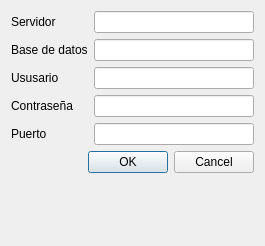
<?xml version="1.0" encoding="UTF-8"?>
<ui version="4.0">
 <class>Loggin</class>
 <widget class="QDialog" name="Loggin">
  <property name="geometry">
   <rect>
    <x>0</x>
    <y>0</y>
    <width>265</width>
    <height>246</height>
   </rect>
  </property>
  <property name="windowTitle">
   <string>Dialog</string>
  </property>
  <layout class="QFormLayout" name="formLayout">
   <item row="0" column="0">
    <widget class="QLabel" name="label">
     <property name="text">
      <string>Servidor</string>
     </property>
     <property name="buddy">
      <cstring>leServidor</cstring>
     </property>
    </widget>
   </item>
   <item row="0" column="1">
    <widget class="QLineEdit" name="leServidor"/>
   </item>
   <item row="1" column="0">
    <widget class="QLabel" name="label_2">
     <property name="text">
      <string>Base de datos</string>
     </property>
     <property name="buddy">
      <cstring>leBase</cstring>
     </property>
    </widget>
   </item>
   <item row="1" column="1">
    <widget class="QLineEdit" name="leBase"/>
   </item>
   <item row="2" column="0">
    <widget class="QLabel" name="label_3">
     <property name="text">
      <string>Ususario</string>
     </property>
     <property name="buddy">
      <cstring>leUsuario</cstring>
     </property>
    </widget>
   </item>
   <item row="2" column="1">
    <widget class="QLineEdit" name="leUsuario"/>
   </item>
   <item row="3" column="0">
    <widget class="QLabel" name="label_4">
     <property name="text">
      <string>Contraseña</string>
     </property>
     <property name="buddy">
      <cstring>leContrasena</cstring>
     </property>
    </widget>
   </item>
   <item row="3" column="1">
    <widget class="QLineEdit" name="leContrasena">
     <property name="echoMode">
      <enum>QLineEdit::Password</enum>
     </property>
    </widget>
   </item>
   <item row="4" column="0">
    <widget class="QLabel" name="label_5">
     <property name="text">
      <string>Puerto</string>
     </property>
     <property name="buddy">
      <cstring>lePuerto</cstring>
     </property>
    </widget>
   </item>
   <item row="4" column="1">
    <widget class="QLineEdit" name="lePuerto"/>
   </item>
   <item row="5" column="0" colspan="2">
    <widget class="QDialogButtonBox" name="buttonBox">
     <property name="orientation">
      <enum>Qt::Horizontal</enum>
     </property>
     <property name="standardButtons">
      <set>QDialogButtonBox::Cancel|QDialogButtonBox::Ok</set>
     </property>
    </widget>
   </item>
  </layout>
 </widget>
 <resources/>
 <connections>
  <connection>
   <sender>buttonBox</sender>
   <signal>accepted()</signal>
   <receiver>Loggin</receiver>
   <slot>accept()</slot>
   <hints>
    <hint type="sourcelabel">
     <x>254</x>
     <y>235</y>
    </hint>
    <hint type="destinationlabel">
     <x>157</x>
     <y>274</y>
    </hint>
   </hints>
  </connection>
  <connection>
   <sender>buttonBox</sender>
   <signal>rejected()</signal>
   <receiver>Loggin</receiver>
   <slot>reject()</slot>
   <hints>
    <hint type="sourcelabel">
     <x>258</x>
     <y>235</y>
    </hint>
    <hint type="destinationlabel">
     <x>286</x>
     <y>274</y>
    </hint>
   </hints>
  </connection>
 </connections>
</ui>
